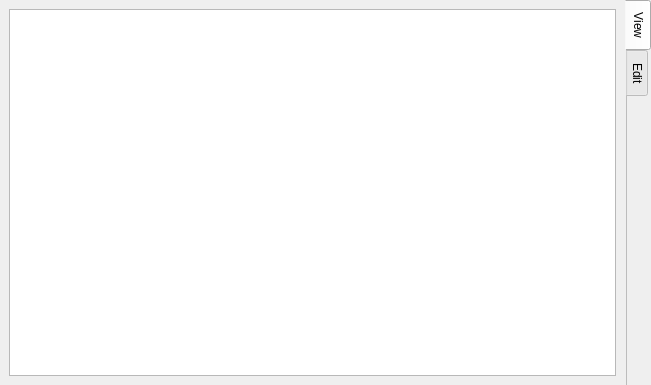
<?xml version="1.0" encoding="UTF-8"?>
<ui version="4.0">
 <class>RTabWidget</class>
 <widget class="QTabWidget" name="RTabWidget">
  <property name="geometry">
   <rect>
    <x>0</x>
    <y>0</y>
    <width>651</width>
    <height>385</height>
   </rect>
  </property>
  <property name="windowTitle">
   <string>TabWidget</string>
  </property>
  <property name="layoutDirection">
   <enum>Qt::LeftToRight</enum>
  </property>
  <property name="tabPosition">
   <enum>QTabWidget::East</enum>
  </property>
  <property name="tabShape">
   <enum>QTabWidget::Rounded</enum>
  </property>
  <property name="currentIndex">
   <number>0</number>
  </property>
  <property name="elideMode">
   <enum>Qt::ElideNone</enum>
  </property>
  <property name="usesScrollButtons">
   <bool>true</bool>
  </property>
  <property name="documentMode">
   <bool>true</bool>
  </property>
  <widget class="QWidget" name="ViewTab">
   <attribute name="title">
    <string>View</string>
   </attribute>
   <layout class="QHBoxLayout" name="horizontalLayout">
    <item>
     <widget class="RTableView" name="ViewTable"/>
    </item>
   </layout>
  </widget>
  <widget class="QWidget" name="EditTab">
   <attribute name="title">
    <string>Edit</string>
   </attribute>
   <layout class="QVBoxLayout" name="verticalLayout">
    <item>
     <widget class="RAddWidget" name="AddWidget" native="true">
      <property name="sizePolicy">
       <sizepolicy hsizetype="Preferred" vsizetype="Expanding">
        <horstretch>0</horstretch>
        <verstretch>0</verstretch>
       </sizepolicy>
      </property>
      <property name="minimumSize">
       <size>
        <width>0</width>
        <height>100</height>
       </size>
      </property>
     </widget>
    </item>
   </layout>
  </widget>
 </widget>
 <customwidgets>
  <customwidget>
   <class>RAddWidget</class>
   <extends>QWidget</extends>
   <header>raddwidget.h</header>
   <container>1</container>
  </customwidget>
  <customwidget>
   <class>RTableView</class>
   <extends>QTableView</extends>
   <header>rtableview.h</header>
  </customwidget>
 </customwidgets>
 <resources/>
 <connections>
  <connection>
   <sender>RTabWidget</sender>
   <signal>currentChanged(QWidget*)</signal>
   <receiver>RTabWidget</receiver>
   <slot>tabSwitch(QWidget*)</slot>
   <hints>
    <hint type="sourcelabel">
     <x>636</x>
     <y>27</y>
    </hint>
    <hint type="destinationlabel">
     <x>643</x>
     <y>174</y>
    </hint>
   </hints>
  </connection>
 </connections>
 <slots>
  <slot>tabSwitch(QWidget*)</slot>
 </slots>
</ui>
